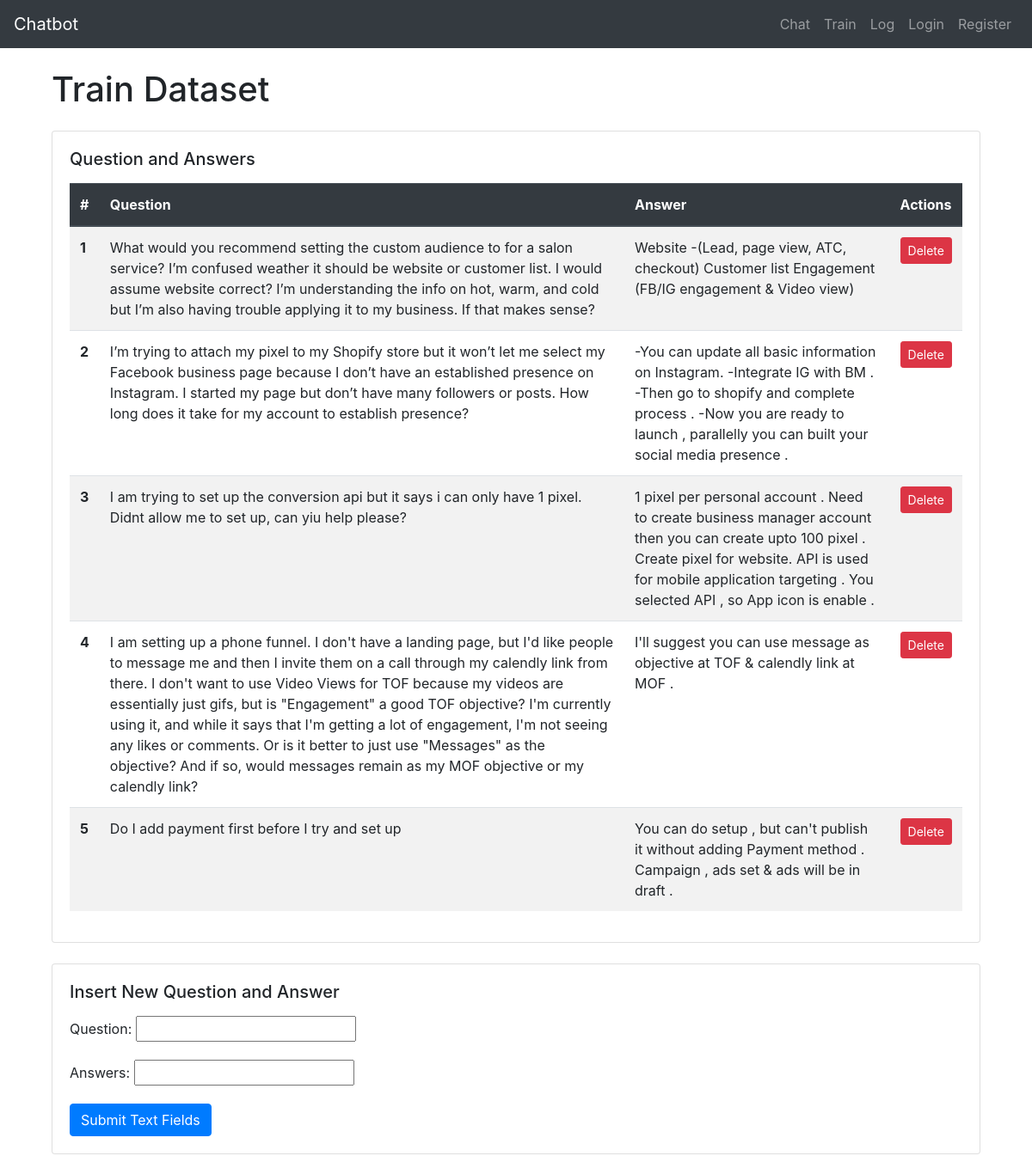
The app's page /train/ (upper part), older data.
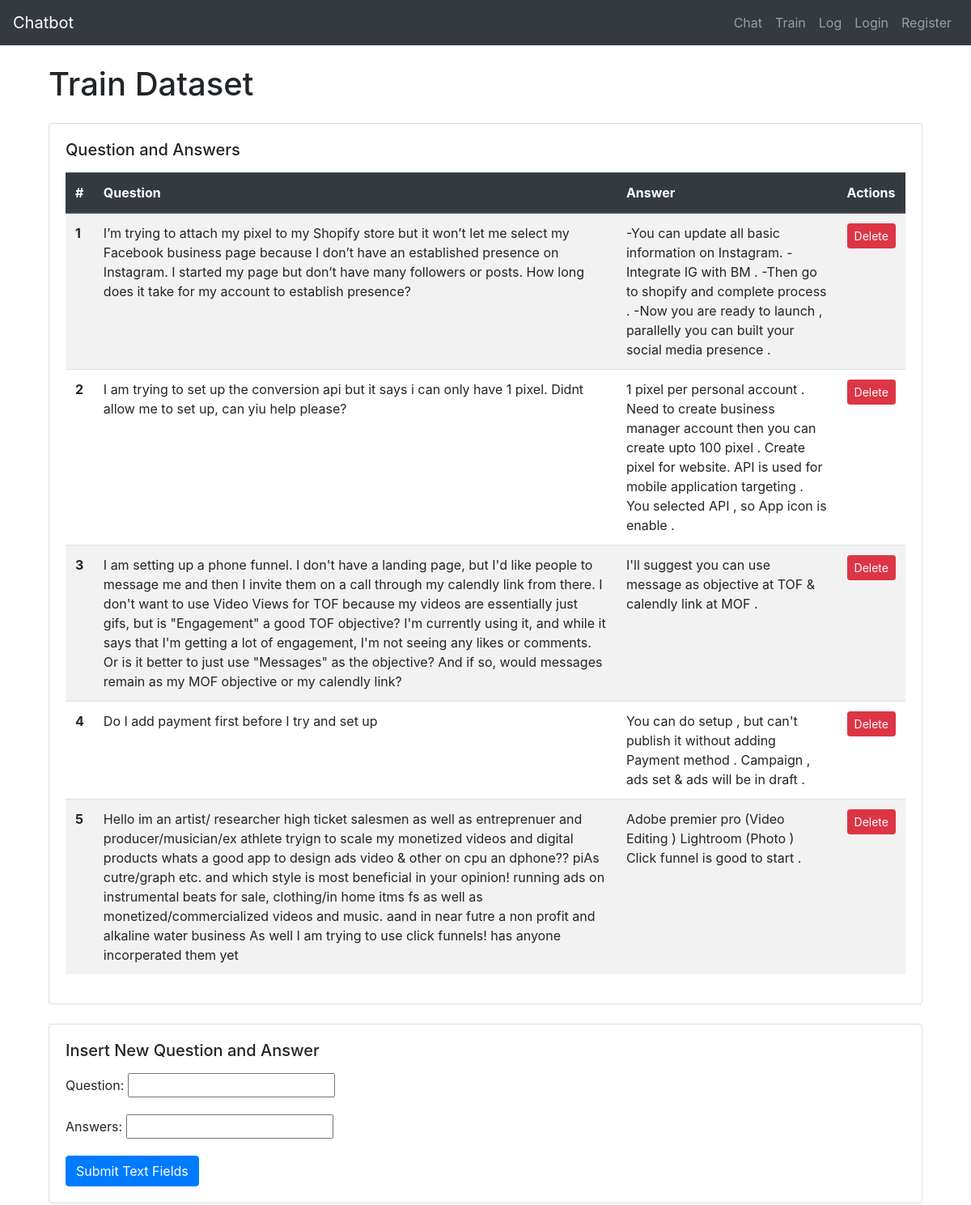
The same page, newer data.
### train/models.py (models this page shows, shortened)
class Train_dataset(models.Model):
    id = models.AutoField(primary_key=True)
    question = models.CharField(max_length=1000)
    answers = models.CharField(max_length=1000)
    created_at = models.DateTimeField(auto_now_add=True)

### train/views.py (the view)
# urls.py: path('train/', include('train.urls'))
def train(request):
    all_question_answers = Train_dataset.objects.all()
    paginator = Paginator(all_question_answers, 5)
    page = request.GET.get('page')
    try:
        question_answers = paginator.page(page)
    except PageNotAnInteger:
        question_answers = paginator.page(1)
    except EmptyPage:
        question_answers = paginator.page(paginator.num_pages)
    if request.method == 'POST':
        form = TrainForm(request.POST, request.FILES)
        if form.is_valid():
            print("Form is valid")  # Print for debugging
            form.save()
            excel_file = request.FILES.get('excel_file')
            print("Excel File:", excel_file)  # Print the uploaded Excel file for debugging
            if excel_file:
                print("Excel File is valid")  # Print for debugging
                handle_uploaded_excel(excel_file)
            else:
                print("Excel File is not valid")  # Print for debugging
            return redirect('train')  # Redirect to the same page after submission
    else:
        form = TrainForm()
    return render(request, 'train.html', {'question_answers': question_answers, 'form': form})

### train/forms.py
class TrainForm(forms.ModelForm):
    class Meta:
        model = Train_dataset
        fields = ['question', 'answers']

### templates/train.html (shortened to what this page needs)
{% extends 'base.html' %}
{% load bootstrap4 %}
{% block content %}
  <div class="container mt-4">
    <h1 class="mb-4">Train Dataset</h1>
<div class="card mt-4">
  <div class="card-body">
    <h5 class="card-title mb-3">Question and Answers</h5>
    <table class="table table-striped">
      <thead class="thead-dark">
        <tr>
          <th scope="col">#</th>
          <th scope="col">Question</th>
          <th scope="col">Answer</th>
          <th scope="col">Actions</th>
        </tr>
      </thead>
      <tbody>
        {% for qa in question_answers %}
          <tr>
            <th scope="row">{{ forloop.counter }}</th>
            <td>{{ qa.question }}</td>
            <td>{{ qa.answers }}</td>
            <td>
              <form method="post" action="{% url 'delete' qa.id %}" style="display: inline;">
                <button type="submit" class="btn btn-danger btn-sm">Delete</button>
              </form>
            </td>
          </tr>
        {% endfor %}
      </tbody>
    </table>
  </div>
</div>
<div class="card mt-4">
  <div class="card-body">
    <h5 class="card-title mb-3">Insert New Question and Answer</h5>
    <form method="post" action="{% url 'train' %}">
      {{ form.as_p }}
      <button type="submit" class="btn btn-primary">Submit Text Fields</button>
    </form>
  </div>
</div>
        </div>
{% endblock %}

### templates/base.html (shortened to what this page needs)
<!DOCTYPE html>
<html lang="en">
  <head>
    <link rel="stylesheet" href="https://stackpath.bootstrapcdn.com/bootstrap/4.3.1/css/bootstrap.min.css">
  </head>
  <body>
    <nav class="navbar navbar-expand-lg navbar-dark bg-dark fixed-top">
      <a class="navbar-brand" href="#">Chatbot</a>
      <div class="collapse navbar-collapse" id="navbarNav">
        <ul class="navbar-nav ml-auto">
          <li class="nav-item">
            <a class="nav-link" href="{% url 'chatbot' %}">Chat</a>
          </li>
          <li class="nav-item">
            <a class="nav-link" href="{% url 'train' %}">Train</a>
          </li>
          <li class="nav-item">
            <a class="nav-link" href="{% url 'chatlog' %}">Log</a>
          </li>
          {% if user.is_authenticated %}
          <li class="nav-item">
            <a class="nav-link" href="#">Welcome, {{ user.username }}</a>
          </li>
          <li class="nav-item">
            <a class="nav-link" href="{% url 'logout' %}">Logout</a>
          </li>
          {% else %}
          <li class="nav-item">
            <a class="nav-link" href="{% url 'login' %}">Login</a>
          </li>
          <li class="nav-item">
            <a class="nav-link" href="{% url 'register' %}">Register</a>
          </li>
          {% endif %}
        </ul>
      </div>
    </nav>
    <div class="container">
      {% block content %}{% endblock %}
    </div>
  </body>
</html>

### templates/base.html (style rules this page uses)
body { padding-top: 56px; }

Row changes from the older to the newer data that the page shows:
removed Train_dataset: question "What would you recommend setting the custom audience to for a salon service? I’m confused weather it should be website or customer list. I would assume website correct? I’m understanding the info on hot, warm, and cold but I’m also having trouble applying it to my business. If that makes sense?", answers "Website -(Lead, page view, ATC, checkout) Customer list Engagement (FB/IG engagement & Video view)"
now on this page (row unchanged): Train_dataset: question "Hello im an artist/ researcher high ticket salesmen as well as entreprenuer and producer/musician/ex athlete tryign to scale my monetized videos and digital products whats a good app to design ads video & other on cpu an dphone?? piAs cutre/graph etc. and which style is most beneficial in your opinion! running ads on instrumental beats for sale, clothing/in home itms fs as well as monetized/commercialized videos and music. aand in near futre a non profit and alkaline water business As well I am trying to use click funnels! has anyone incorperated them yet", answers "Adobe premier pro (Video Editing ) Lightroom (Photo ) Click funnel is good to start ."
